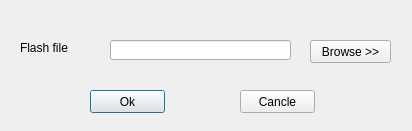
<?xml version="1.0" encoding="UTF-8"?>
<ui version="4.0">
 <class>Dialog</class>
 <widget class="QDialog" name="Dialog">
  <property name="geometry">
   <rect>
    <x>0</x>
    <y>0</y>
    <width>412</width>
    <height>131</height>
   </rect>
  </property>
  <property name="windowTitle">
   <string>Dialog</string>
  </property>
  <widget class="QPushButton" name="pushButton">
   <property name="geometry">
    <rect>
     <x>90</x>
     <y>90</y>
     <width>75</width>
     <height>23</height>
    </rect>
   </property>
   <property name="text">
    <string>Ok</string>
   </property>
  </widget>
  <widget class="QPushButton" name="pushButton_2">
   <property name="geometry">
    <rect>
     <x>240</x>
     <y>90</y>
     <width>75</width>
     <height>23</height>
    </rect>
   </property>
   <property name="text">
    <string>Cancle</string>
   </property>
  </widget>
  <widget class="QPushButton" name="Ffile_browse">
   <property name="geometry">
    <rect>
     <x>310</x>
     <y>40</y>
     <width>81</width>
     <height>23</height>
    </rect>
   </property>
   <property name="text">
    <string>Browse &gt;&gt;</string>
   </property>
  </widget>
  <widget class="QLineEdit" name="lineEdit_2">
   <property name="geometry">
    <rect>
     <x>110</x>
     <y>40</y>
     <width>181</width>
     <height>20</height>
    </rect>
   </property>
  </widget>
  <widget class="QLabel" name="label_2">
   <property name="geometry">
    <rect>
     <x>20</x>
     <y>40</y>
     <width>81</width>
     <height>16</height>
    </rect>
   </property>
   <property name="text">
    <string>Flash file</string>
   </property>
  </widget>
 </widget>
 <resources/>
 <connections/>
</ui>
